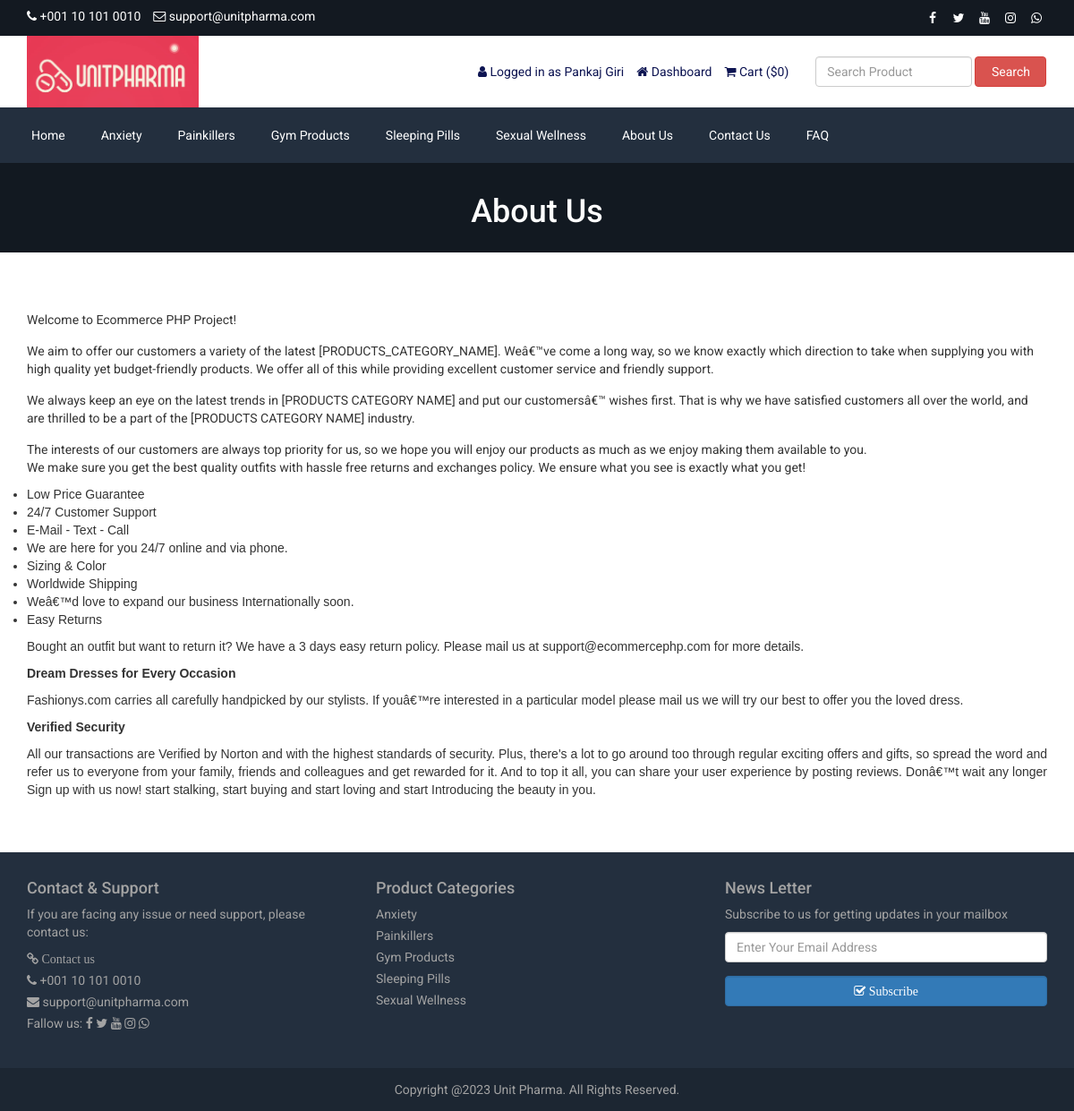
Page /about.php (signed in) on the committed database.
### tables this page shows
CREATE TABLE `tbl_settings` (
  `id` int(11) NOT NULL,
  `logo` varchar(255) NOT NULL,
  `favicon` varchar(255) NOT NULL,
  `footer_about` text NOT NULL,
  `footer_copyright` text NOT NULL,
  `contact_address` text NOT NULL,
  `contact_email` varchar(255) NOT NULL,
  `contact_phone` varchar(255) NOT NULL,
  `contact_fax` varchar(255) NOT NULL,
  `contact_map_iframe` text NOT NULL,
  `receive_email` varchar(255) NOT NULL,
  `receive_email_subject` varchar(255) NOT NULL,
  `receive_email_thank_you_message` text NOT NULL,
  `forget_password_message` text NOT NULL,
  `total_recent_post_footer` int(10) NOT NULL,
  `total_popular_post_footer` int(10) NOT NULL,
  `total_recent_post_sidebar` int(11) NOT NULL,
  `total_popular_post_sidebar` int(11) NOT NULL,
  `total_featured_product_home` int(11) NOT NULL,
  `total_latest_product_home` int(11) NOT NULL,
  `total_popular_product_home` int(11) NOT NULL,
  `meta_title_home` text NOT NULL,
  `meta_keyword_home` text NOT NULL,
  `meta_description_home` text NOT NULL,
  `banner_login` varchar(255) NOT NULL,
  `banner_registration` varchar(255) NOT NULL,
  `banner_forget_password` varchar(255) NOT NULL,
  `banner_reset_password` varchar(255) NOT NULL,
  `banner_search` varchar(255) NOT NULL,
  `banner_cart` varchar(255) NOT NULL,
  `banner_checkout` varchar(255) NOT NULL,
  `banner_product_category` varchar(255) NOT NULL,
  `banner_blog` varchar(255) NOT NULL,
  `cta_title` varchar(255) NOT NULL,
  `cta_content` text NOT NULL,
  `cta_read_more_text` varchar(255) NOT NULL,
  `cta_read_more_url` varchar(255) NOT NULL,
  `cta_photo` varchar(255) NOT NULL,
  `featured_product_title` varchar(255) NOT NULL,
  `featured_product_subtitle` varchar(255) NOT NULL,
  `latest_product_title` varchar(255) NOT NULL,
  `latest_product_subtitle` varchar(255) NOT NULL,
  `popular_product_title` varchar(255) NOT NULL,
  `popular_product_subtitle` varchar(255) NOT NULL,
  `testimonial_title` varchar(255) NOT NULL,
  `testimonial_subtitle` varchar(255) NOT NULL,
  `testimonial_photo` varchar(255) NOT NULL,
  `blog_title` varchar(255) NOT NULL,
  `blog_subtitle` varchar(255) NOT NULL,
  `newsletter_text` text NOT NULL,
  `paypal_email` varchar(255) NOT NULL,
  `stripe_public_key` varchar(255) NOT NULL,
  `stripe_secret_key` varchar(255) NOT NULL,
  `bank_detail` text NOT NULL,
  `before_head` text NOT NULL,
  `after_body` text NOT NULL,
  `before_body` text NOT NULL,
  `home_service_on_off` int(11) NOT NULL,
  `home_welcome_on_off` int(11) NOT NULL,
  `home_featured_product_on_off` int(11) NOT NULL,
  `home_latest_product_on_off` int(11) NOT NULL,
  `home_popular_product_on_off` int(11) NOT NULL,
  `home_testimonial_on_off` int(11) NOT NULL,
  `home_blog_on_off` int(11) NOT NULL,
  `newsletter_on_off` int(11) NOT NULL,
  `ads_above_welcome_on_off` int(1) NOT NULL,
  `ads_above_featured_product_on_off` int(1) NOT NULL,
  `ads_above_latest_product_on_off` int(1) NOT NULL,
  `ads_above_popular_product_on_off` int(1) NOT NULL,
  `ads_above_testimonial_on_off` int(1) NOT NULL,
  `ads_category_sidebar_on_off` int(1) NOT NULL
);

CREATE TABLE `tbl_social` (
  `social_id` int(11) NOT NULL,
  `social_name` varchar(30) NOT NULL,
  `social_url` varchar(255) NOT NULL,
  `social_icon` varchar(30) NOT NULL
);

CREATE TABLE `tbl_top_category` (
  `tcat_id` int(11) NOT NULL,
  `tcat_name` varchar(255) NOT NULL,
  `show_on_menu` int(1) NOT NULL
);

CREATE TABLE `tbl_page` (
  `id` int(11) NOT NULL,
  `about_title` varchar(255) NOT NULL,
  `about_content` text NOT NULL,
  `about_banner` varchar(255) NOT NULL,
  `about_meta_title` varchar(255) NOT NULL,
  `about_meta_keyword` text NOT NULL,
  `about_meta_description` text NOT NULL,
  `faq_title` varchar(255) NOT NULL,
  `faq_banner` varchar(255) NOT NULL,
  `faq_meta_title` varchar(255) NOT NULL,
  `faq_meta_keyword` text NOT NULL,
  `faq_meta_description` text NOT NULL,
  `blog_title` varchar(255) NOT NULL,
  `blog_banner` varchar(255) NOT NULL,
  `blog_meta_title` varchar(255) NOT NULL,
  `blog_meta_keyword` text NOT NULL,
  `blog_meta_description` text NOT NULL,
  `contact_title` varchar(255) NOT NULL,
  `contact_banner` varchar(255) NOT NULL,
  `contact_meta_title` varchar(255) NOT NULL,
  `contact_meta_keyword` text NOT NULL,
  `contact_meta_description` text NOT NULL,
  `pgallery_title` varchar(255) NOT NULL,
  `pgallery_banner` varchar(255) NOT NULL,
  `pgallery_meta_title` varchar(255) NOT NULL,
  `pgallery_meta_keyword` text NOT NULL,
  `pgallery_meta_description` text NOT NULL,
  `vgallery_title` varchar(255) NOT NULL,
  `vgallery_banner` varchar(255) NOT NULL,
  `vgallery_meta_title` varchar(255) NOT NULL,
  `vgallery_meta_keyword` text NOT NULL,
  `vgallery_meta_description` text NOT NULL
);

### about.php (the view)
<?php require_once('header.php'); ?>
<?php
$statement = $pdo->prepare("SELECT * FROM tbl_page WHERE id=1");
$statement->execute();
$result = $statement->fetchAll(PDO::FETCH_ASSOC);
foreach ($result as $row) {
   $about_title = $row['about_title'];
    $about_content = $row['about_content'];
    $about_banner = $row['about_banner'];
}
?>
<div class="page-banner" style="background-image: url(assets/uploads/<?php echo $about_banner; ?>);">
    <div class="inner">
        <h1><?php echo $about_title; ?></h1>
    </div>
</div>
<div class="page">
    <div class="container">
        <div class="row">
            <div class="col-md-12">
                <p>
                    <?php echo $about_content; ?>
                </p>
            </div>
        </div>
    </div>
</div>
<?php require_once('footer.php'); ?>

### header.php (shortened to what this page needs)
<?php
include("admin/inc/config.php");
$statement = $pdo->prepare("SELECT * FROM tbl_settings WHERE id=1");
$statement->execute();
$result = $statement->fetchAll(PDO::FETCH_ASSOC);
foreach ($result as $row)
{
	$logo = $row['logo'];
	$contact_email = $row['contact_email'];
	$contact_phone = $row['contact_phone'];
}
?>
<!DOCTYPE html>
<html lang="en">
<head>
	<link rel="stylesheet" href="assets/css/bootstrap.min.css">
	<link rel="stylesheet" href="assets/css/font-awesome.min.css">
	<link rel="stylesheet" href="assets/css/owl.carousel.min.css">
	<link rel="stylesheet" href="assets/css/owl.theme.default.min.css">
	<link rel="stylesheet" href="assets/css/jquery.bxslider.min.css">
    <link rel="stylesheet" href="assets/css/magnific-popup.css">
    <link rel="stylesheet" href="assets/css/rating.css">
	<link rel="stylesheet" href="assets/css/spacing.css">
	<link rel="stylesheet" href="assets/css/bootstrap-touch-slider.css">
	<link rel="stylesheet" href="assets/css/animate.min.css">
	<link rel="stylesheet" href="assets/css/tree-menu.css">
	<link rel="stylesheet" href="assets/css/select2.min.css">
	<link rel="stylesheet" href="assets/css/main.css">
	<link rel="stylesheet" href="assets/css/responsive.css">
	<?php
	$statement = $pdo->prepare("SELECT * FROM tbl_page WHERE id=1");
	$statement->execute();
	$result = $statement->fetchAll(PDO::FETCH_ASSOC);
		?>
</head>
<body>
<div class="top">
	<div class="container">
		<div class="row">
			<div class="col-md-6 col-sm-6 col-xs-12">
				<div class="left">
					<ul>
						<li><i class="fa fa-phone"></i> <?php echo $contact_phone; ?></li>
						<li><i class="fa fa-envelope-o"></i> <?php echo $contact_email; ?></li>
					</ul>
				</div>
			</div>
			<div class="col-md-6 col-sm-6 col-xs-12">
				<div class="right">
					<ul>
						<?php
						$statement = $pdo->prepare("SELECT * FROM tbl_social");
						$statement->execute();
						$result = $statement->fetchAll(PDO::FETCH_ASSOC);
						foreach ($result as $row) {
							?>
							<?php if($row['social_url'] != ''): ?>
							<li><a href="<?php echo $row['social_url']; ?>"><i class="<?php echo $row['social_icon']; ?>"></i></a></li>
							<?php endif; ?>
							<?php
						}
						?>
					</ul>
				</div>
			</div>
		</div>
	</div>
</div>
<div class="header">
	<div class="container">
		<div class="row inner">
			<div class="col-md-4 logo">
				<a href="index.php"><img src="assets/uploads/<?php echo $logo; ?>" alt="logo image"></a>
			</div>
			<div class="col-md-5 right">
				<ul>
					<?php
					if(isset($_SESSION['customer'])) {
						if($_SESSION['customer']['cust_guest']===1) {
							?>
							<li><i class="fa fa-user"></i> Hey, Guest</li>
							<?php
						}
						else{
						?>
						<li><i class="fa fa-user"></i> <?php echo LANG_VALUE_13; ?> <?php echo $_SESSION['customer']['cust_name']; ?></li>
						<li><a href="dashboard.php"><i class="fa fa-home"></i> <?php echo LANG_VALUE_89; ?></a></li>
						<?php
						}
					} else {
						?>
						<li><a href="login.php"><i class="fa fa-sign-in"></i> <?php echo LANG_VALUE_9; ?></a></li>
						<li><a href="registration.php"><i class="fa fa-user-plus"></i> <?php echo LANG_VALUE_15; ?></a></li>
						<?php
					}
					?>
					<li><a href="cart.php"><i class="fa fa-shopping-cart"></i> <?php echo LANG_VALUE_18; ?> (<?php echo LANG_VALUE_1; ?><?php
					if(isset($_SESSION['cart_p_id'])) {
						$tmp=array();
						$i=0;
						foreach($_SESSION['cart_p_id'] as $key => $value)
	                    {
	                        $tmp[$i] = $value;
							$i++;
	                    }
						echo count($tmp);
					} else {
						echo 0;
					}
					?>)</a></li>
				</ul>
			</div>
			<div class="col-md-3 search-area">
				<form class="navbar-form navbar-left" role="search" action="search-result.php" method="get">
					<div class="form-group">
						<input type="text" class="form-control search-top" placeholder="<?php echo LANG_VALUE_2; ?>" name="search_text">
					</div>
					<button type="submit" class="btn btn-danger"><?php echo LANG_VALUE_3; ?></button>
				</form>
			</div>
		</div>
	</div>
</div>
<div class="nav">
	<div class="container">
		<div class="row">
			<div class="col-md-12 pl_0 pr_0">
				<div class="menu-container">
					<div class="menu">
						<ul>
							<li><a href="index.php">Home</a></li>
							<?php
							$statement = $pdo->prepare("SELECT * FROM tbl_top_category WHERE show_on_menu=1");
							$statement->execute();
							$result = $statement->fetchAll(PDO::FETCH_ASSOC);
							foreach ($result as $row) {
								?>
								<li><a href="product-category.php?id=<?php echo $row['tcat_id']; ?>&type=top-category"><?php echo $row['tcat_name']; ?></a></li>
								<?php
							}
							?>
							<?php
							$statement = $pdo->prepare("SELECT * FROM tbl_page WHERE id=1");
							$statement->execute();
							$result = $statement->fetchAll(PDO::FETCH_ASSOC);
							foreach ($result as $row) {
								$about_title = $row['about_title'];
								$faq_title = $row['faq_title'];
								$contact_title = $row['contact_title'];
							}
							?>
							<li><a href="about.php"><?php echo $about_title; ?></a></li>
							<li><a href="contact.php"><?php echo $contact_title; ?></a></li>
							<li><a href="faq.php"><?php echo $faq_title; ?></a></li>
						</ul>
					</div>
				</div>
			</div>
		</div>
	</div>
</div>

### footer.php (shortened to what this page needs)
<?php
$statement = $pdo->prepare("SELECT * FROM tbl_settings WHERE id=1");
$statement->execute();
$result = $statement->fetchAll(PDO::FETCH_ASSOC);
foreach ($result as $row)
{
	$contact_email = $row['contact_email'];
	$contact_phone = $row['contact_phone'];
    $newsletter_on_off = $row['newsletter_on_off'];
}
?>
<footer class="user-footer">
    <div class="container">
    <div class="row sec">
    <div class="col-sm-4 sec1">
            <h4>Contact & Support</h4>
            <p>If you are facing any issue or need support, please contact us: <p>
            <ul>
                <li><a href="contact.php"><span class="fa fa-link"> Contact us</a></li>
                <li><span class="fa fa-phone"></span> <?php echo $contact_phone ?></li>
                <li><span class="fa fa-envelope"></span> <?php echo $contact_email ?></li>
                <li> Fallow us:
						<?php
							$statement = $pdo->prepare("SELECT * FROM tbl_social");
							$statement->execute();
							$result = $statement->fetchAll(PDO::FETCH_ASSOC);
							foreach ($result as $row) {
								?>
								<?php if($row['social_url'] != ''): ?>
								<a href="<?php echo $row['social_url']; ?>"><i class="<?php echo $row['social_icon']; ?>"></i></a>
								<?php endif; ?>
								<?php
							}
						?>
                </li>
            </ul>
        </div>
        <div class="col-sm-4 sec2">
            <h4>Product Categories</h4>
            <ul>
				<?php
					$statement = $pdo->prepare("SELECT * FROM tbl_top_category WHERE show_on_menu=1");
					$statement->execute();
					$result = $statement->fetchAll(PDO::FETCH_ASSOC);
					foreach ($result as $row) { ?>
                <li><a href="product-category.php?id=<?php echo $row['tcat_id']; ?>&type=top-category"><?php echo $row['tcat_name']; ?></a></li>
                <?php } ?>
            </ul>
        </div>
        <div class="col-sm-4 sec3">
            <?php if($newsletter_on_off == 1): ?>
            <h4> News Letter </h4>
            <p> Subscribe to us for getting updates in your mailbox</p>
            <form class="footer-subscribe-form" action="" method="post">
                <div class="form-group">
                    <input type="email" class="form-control" placeholder="<?php echo LANG_VALUE_95; ?>" />
                </div>
                <button class=" form-control btn btn-md btn-primary" name="form_subscribe" type="submit"><span class="fa fa-check-square-o"> <?php echo LANG_VALUE_92; ?></button>
            </form>
            <?php endif; ?>
        </div>
</div>
    </div>
    <div class="footer-bottom">
        <div class="container-fluid">
            <div class="row">
                Copyright @2023 Unit Pharma. All Rights Reserved.
            </div>
        </div>
    </div>
</footer>
</body>
</html>

### rows in the picture
tbl_settings: contact_phone "+001 10 101 0010", contact_email "support@unitpharma.com", logo (picture)
tbl_top_category: tcat_name "Anxiety"
tbl_top_category: tcat_name "Painkillers"
tbl_top_category: tcat_name "Gym Products"
tbl_top_category: tcat_name "Sleeping Pills"
tbl_top_category: tcat_name "Sexual Wellness"
tbl_page: about_title "About Us", contact_title "Contact Us", faq_title "FAQ", about_banner (picture), about_content "Welcome to Ecommerce PHP Project! We aim to offer our customers a variety of the latest [PRODUCTS_CATEGORY_NAME]. Weâ€™ve come a long way, so we know exactly which direction to take when supplying you with high quality yet budget-friendly products. We offer all of this while providing excellent customer service and friendly support. We always keep an eye on the latest trends in [PRODUCTS CATEGORY NAME] and put our customersâ€™ wishes first. That is why we have satisfied customers all over the world, and are thrilled to be a part of the [PRODUCTS CATEGORY NAME] industry. The interests of our customers are always top priority for us, so we hope you will enjoy our products as much as we enjoy…"

### other values in the picture
LANG_VALUE_13 "Logged in as"
$_SESSION['customer']['cust_name'] "Pankaj Giri"
LANG_VALUE_89 "Dashboard"
LANG_VALUE_18 "Cart"
LANG_VALUE_1 "$"
LANG_VALUE_3 "Search"
LANG_VALUE_92 "Subscribe"
